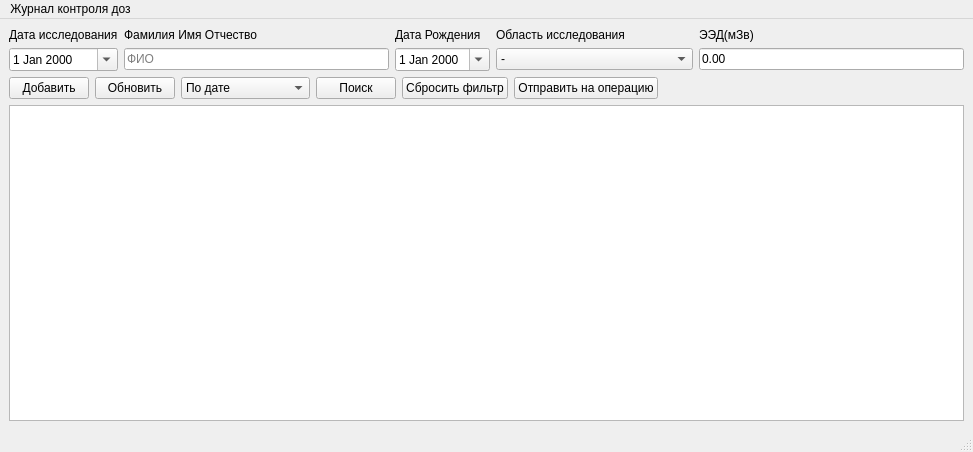
<?xml version="1.0" encoding="UTF-8"?>
<ui version="4.0">
 <class>MainWindow</class>
 <widget class="QMainWindow" name="MainWindow">
  <property name="geometry">
   <rect>
    <x>0</x>
    <y>0</y>
    <width>973</width>
    <height>452</height>
   </rect>
  </property>
  <property name="sizePolicy">
   <sizepolicy hsizetype="Preferred" vsizetype="Preferred">
    <horstretch>0</horstretch>
    <verstretch>0</verstretch>
   </sizepolicy>
  </property>
  <property name="cursor">
   <cursorShape>ArrowCursor</cursorShape>
  </property>
  <property name="contextMenuPolicy">
   <enum>Qt::NoContextMenu</enum>
  </property>
  <property name="windowTitle">
   <string>MainWindow</string>
  </property>
  <widget class="QWidget" name="centralwidget">
   <property name="layoutDirection">
    <enum>Qt::LeftToRight</enum>
   </property>
   <property name="autoFillBackground">
    <bool>true</bool>
   </property>
   <layout class="QGridLayout" name="gridLayout_3">
    <item row="0" column="0">
     <layout class="QGridLayout" name="gridLayout_2">
      <item row="2" column="0">
       <widget class="QTableView" name="tableView">
        <property name="sizePolicy">
         <sizepolicy hsizetype="Expanding" vsizetype="Expanding">
          <horstretch>0</horstretch>
          <verstretch>0</verstretch>
         </sizepolicy>
        </property>
        <property name="layoutDirection">
         <enum>Qt::LeftToRight</enum>
        </property>
        <property name="autoFillBackground">
         <bool>true</bool>
        </property>
       </widget>
      </item>
      <item row="0" column="0">
       <layout class="QGridLayout" name="gridLayout">
        <item row="0" column="0">
         <widget class="QLabel" name="label">
          <property name="layoutDirection">
           <enum>Qt::LeftToRight</enum>
          </property>
          <property name="text">
           <string>Дата исследования</string>
          </property>
         </widget>
        </item>
        <item row="0" column="1">
         <widget class="QLabel" name="label_2">
          <property name="layoutDirection">
           <enum>Qt::LeftToRight</enum>
          </property>
          <property name="text">
           <string>Фамилия Имя Отчество</string>
          </property>
         </widget>
        </item>
        <item row="0" column="2">
         <widget class="QLabel" name="label_3">
          <property name="layoutDirection">
           <enum>Qt::LeftToRight</enum>
          </property>
          <property name="text">
           <string>Дата Рождения</string>
          </property>
         </widget>
        </item>
        <item row="0" column="3">
         <widget class="QLabel" name="label_4">
          <property name="layoutDirection">
           <enum>Qt::LeftToRight</enum>
          </property>
          <property name="text">
           <string>Область исследования</string>
          </property>
         </widget>
        </item>
        <item row="0" column="4">
         <widget class="QLabel" name="label_5">
          <property name="layoutDirection">
           <enum>Qt::LeftToRight</enum>
          </property>
          <property name="text">
           <string>ЭЭД(мЗв)</string>
          </property>
         </widget>
        </item>
        <item row="1" column="0">
         <widget class="QDateEdit" name="dateEdit">
          <property name="contextMenuPolicy">
           <enum>Qt::DefaultContextMenu</enum>
          </property>
          <property name="layoutDirection">
           <enum>Qt::LeftToRight</enum>
          </property>
          <property name="maximumDate">
           <date>
            <year>2041</year>
            <month>1</month>
            <day>5</day>
           </date>
          </property>
          <property name="currentSection">
           <enum>QDateTimeEdit::DaySection</enum>
          </property>
          <property name="calendarPopup">
           <bool>true</bool>
          </property>
          <property name="timeSpec">
           <enum>Qt::LocalTime</enum>
          </property>
         </widget>
        </item>
        <item row="1" column="1">
         <widget class="QLineEdit" name="lineEdit_2">
          <property name="layoutDirection">
           <enum>Qt::LeftToRight</enum>
          </property>
          <property name="text">
           <string/>
          </property>
          <property name="placeholderText">
           <string>ФИО</string>
          </property>
         </widget>
        </item>
        <item row="1" column="2">
         <widget class="QDateEdit" name="dateEdit_2">
          <property name="layoutDirection">
           <enum>Qt::LeftToRight</enum>
          </property>
          <property name="showGroupSeparator" stdset="0">
           <bool>false</bool>
          </property>
          <property name="calendarPopup">
           <bool>true</bool>
          </property>
         </widget>
        </item>
        <item row="1" column="3">
         <widget class="QComboBox" name="comboBox">
          <property name="layoutDirection">
           <enum>Qt::LeftToRight</enum>
          </property>
          <item>
           <property name="text">
            <string>-</string>
           </property>
          </item>
          <item>
           <property name="text">
            <string>Череп</string>
           </property>
          </item>
          <item>
           <property name="text">
            <string>Пазухи</string>
           </property>
          </item>
          <item>
           <property name="text">
            <string>Шейный отдел позвоночника</string>
           </property>
          </item>
          <item>
           <property name="text">
            <string>Грудной отдел позвоночника</string>
           </property>
          </item>
          <item>
           <property name="text">
            <string>Грудная клетка</string>
           </property>
          </item>
          <item>
           <property name="text">
            <string>Ребра</string>
           </property>
          </item>
          <item>
           <property name="text">
            <string>Брюшная полость</string>
           </property>
          </item>
          <item>
           <property name="text">
            <string>Копчик</string>
           </property>
          </item>
          <item>
           <property name="text">
            <string>Таз</string>
           </property>
          </item>
          <item>
           <property name="text">
            <string>Плечевой сустав</string>
           </property>
          </item>
          <item>
           <property name="text">
            <string>Локтевой сустав</string>
           </property>
          </item>
          <item>
           <property name="text">
            <string>Лучезапястный сустав</string>
           </property>
          </item>
          <item>
           <property name="text">
            <string>Кисть</string>
           </property>
          </item>
          <item>
           <property name="text">
            <string>Бедренная кость</string>
           </property>
          </item>
          <item>
           <property name="text">
            <string>Коленный сустав</string>
           </property>
          </item>
          <item>
           <property name="text">
            <string>Голеностопный сустав</string>
           </property>
          </item>
          <item>
           <property name="text">
            <string>Голени</string>
           </property>
          </item>
         </widget>
        </item>
        <item row="1" column="4">
         <widget class="QLineEdit" name="lineEdit_4">
          <property name="layoutDirection">
           <enum>Qt::LeftToRight</enum>
          </property>
          <property name="inputMask">
           <string>0.00</string>
          </property>
          <property name="text">
           <string>0.00</string>
          </property>
          <property name="placeholderText">
           <string>ЭЭД (мЗв)</string>
          </property>
         </widget>
        </item>
        <item row="2" column="0" colspan="5">
         <layout class="QHBoxLayout" name="horizontalLayout_2">
          <item>
           <widget class="QPushButton" name="Add">
            <property name="layoutDirection">
             <enum>Qt::LeftToRight</enum>
            </property>
            <property name="text">
             <string>Добавить</string>
            </property>
           </widget>
          </item>
          <item>
           <widget class="QPushButton" name="update">
            <property name="layoutDirection">
             <enum>Qt::LeftToRight</enum>
            </property>
            <property name="text">
             <string>Обновить</string>
            </property>
           </widget>
          </item>
          <item>
           <widget class="QComboBox" name="comboBox_2">
            <item>
             <property name="text">
              <string>По дате</string>
             </property>
            </item>
            <item>
             <property name="text">
              <string>По фамилии</string>
             </property>
            </item>
            <item>
             <property name="text">
              <string>По исследования</string>
             </property>
            </item>
           </widget>
          </item>
          <item>
           <widget class="QPushButton" name="Search">
            <property name="text">
             <string>Поиск</string>
            </property>
           </widget>
          </item>
          <item>
           <widget class="QPushButton" name="reset">
            <property name="text">
             <string>Сбросить фильтр</string>
            </property>
           </widget>
          </item>
          <item>
           <widget class="QPushButton" name="pushButton_3">
            <property name="text">
             <string>Отправить на операцию</string>
            </property>
           </widget>
          </item>
          <item>
           <spacer name="horizontalSpacer">
            <property name="layoutDirection">
             <enum>Qt::LeftToRight</enum>
            </property>
            <property name="orientation">
             <enum>Qt::Horizontal</enum>
            </property>
            <property name="sizeHint" stdset="0">
             <size>
              <width>548</width>
              <height>20</height>
             </size>
            </property>
           </spacer>
          </item>
         </layout>
        </item>
       </layout>
      </item>
     </layout>
    </item>
   </layout>
  </widget>
  <widget class="QMenuBar" name="menubar">
   <property name="geometry">
    <rect>
     <x>0</x>
     <y>0</y>
     <width>973</width>
     <height>22</height>
    </rect>
   </property>
   <widget class="QMenu" name="menu">
    <property name="title">
     <string>Журнал контроля доз</string>
    </property>
   </widget>
   <addaction name="menu"/>
  </widget>
  <widget class="QStatusBar" name="statusbar"/>
 </widget>
 <resources/>
 <connections/>
</ui>
